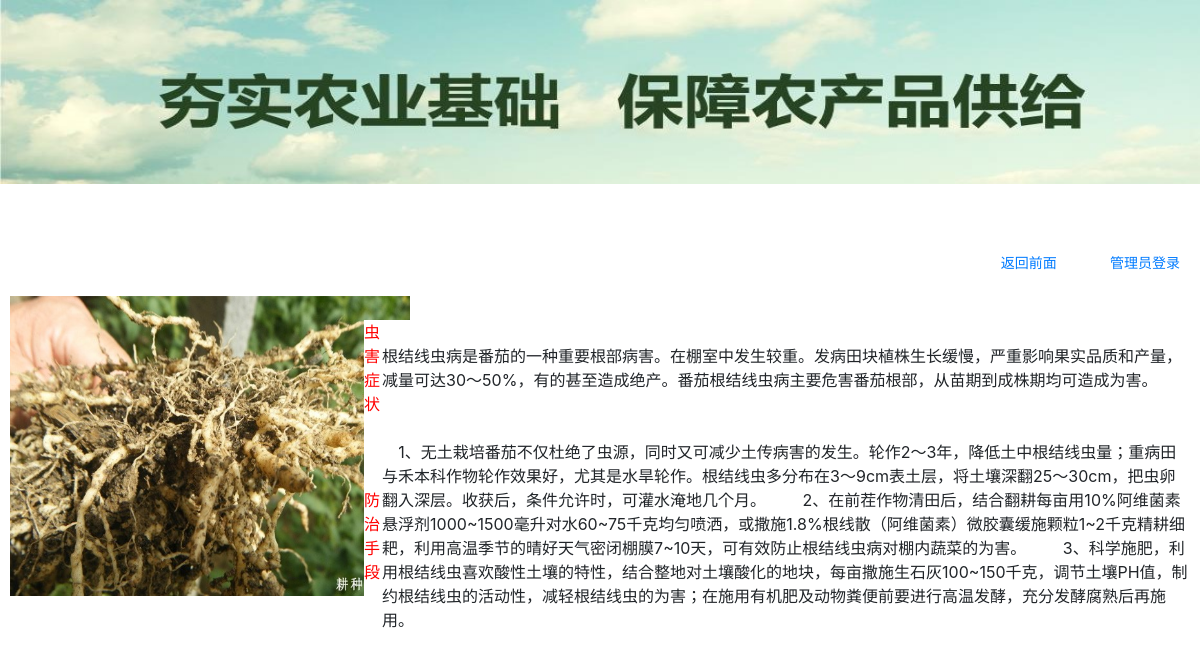
The app's page /chonghai/main.php?id=1 with its own data.
### tables this page shows
CREATE TABLE `chonghai`  (
  `id` int(11) NOT NULL AUTO_INCREMENT,
  `cid` text NULL,
  `cname` varchar(255) NOT NULL,
  `cimage` varchar(255) NOT NULL,
  `shijian` datetime NOT NULL,
  `zhengzhuang` varchar(1000) NOT NULL,
  `fangzhi` varchar(1000) NULL DEFAULT NULL,
  PRIMARY KEY (`id`) USING BTREE
);

### chonghai/main.php (the view, shortened to what this page needs)
<!doctype html>
<html>
<head>
<link href="css/index.css" rel="stylesheet">
<link rel="stylesheet" type="text/css" href="css/bootstrap.css">
</head>
<body>
	<center>
<?php
 $conn = mysqli_connect(HOST,USER,PASS,DBNAME) or die("数据库服务器连接错误".mysqli_connect_error());
mysqli_set_charset($conn,"utf8");
  $id  = $_GET['id'];
  $sql = "select * from chonghai where id =".$id;
$result = mysqli_query($conn,$sql);
$row = mysqli_fetch_object($result);
?>
<div class="rdimg" >
	<img src="image/rdimg.jpg" width="100%" height="80%">
	</div>
	<div class="h1" align="right">
		<h1><a href="shouye.php">返回前面</a>&nbsp;&nbsp;&nbsp;&nbsp;&nbsp;<a href="login.php">管理员登录</a></h1></div>
<div id="wai">
<div class="divleft">
					<img src="<?php echo $row->cimage;?>" width="400" height="300">
				</div>
				<div class="divright">
				 <table width="100%"  border="0" cellpadding="0" cellspacing="0" bgcolor="#FFFFFF">
					<br>
					<tr>
						<td><font color="red">虫害<br>症状</font></td>
					<td><?php echo $row->zhengzhuang;?></td>
					</tr>
					<tr><th><br></th></tr>
					<tr>
						<td><font color="red">防治<br>手段</font></td>
					<td><?php echo $row->fangzhi;?></td>
				</tr>
                        </table>
          </div>
</div>
</center>
</body>
</html>

### chonghai/css/index.css (style rules this page uses)
body { background-color: #F1F2F6; margin: 0 auto; padding:0; }
a { font-size: 14px; text-decoration: none; color: #000000; }
.h1 { margin-right: 20px; }
.rdimg { height:230px; width: 100%; background-repeat:no-repeat; background-size:cover; }

### chonghai/main.php (style rules this page uses)
#wai { width:100%; padding:10px; overflow:hidden }
.divleft { float:left; width:30%; }
.divright { float:right; width:70%; }

### records on screen
chonghai: cimage (picture), zhengzhuang "根结线虫病是番茄的一种重要根部病害。在棚室中发生较重。发病田块植株生长缓慢，严重影响果实品质和产量，减量可达30～50%，有的甚至造成绝产。番茄根结线虫病主要危害番茄根部，从苗期到成株期均可造成为害。", fangzhi "1、无土栽培番茄不仅杜绝了虫源，同时又可减少土传病害的发生。轮作2～3年，降低土中根结线虫量；重病田与禾本科作物轮作效果好，尤其是水旱轮作。根结线虫多分布在3～9cm表土层，将土壤深翻25～30cm，把虫卵翻入深层。收获后，条件允许时，可灌水淹地几个月。 2、在前茬作物清田后，结合翻耕每亩用10%阿维菌素悬浮剂1000~1500毫升对水60~75千克均匀喷洒，或撒施1.8%根线散（阿维菌素）微胶囊缓施颗粒1~2千克精耕细耙，利用高温季节的晴好天气密闭棚膜7~10天，可有效防止根结线虫病对棚内蔬菜的为害。 3、科学施肥，利用根结线虫喜欢酸性土壤的特性，结合整地对土壤酸化的地块，每亩撒施生石灰100~150千克，调节土壤PH值，制约根结线虫的活动性，减轻根结线虫的为害；在施用有机肥及动物粪便前要进行高温发酵，充分发酵腐熟后再施用。"
